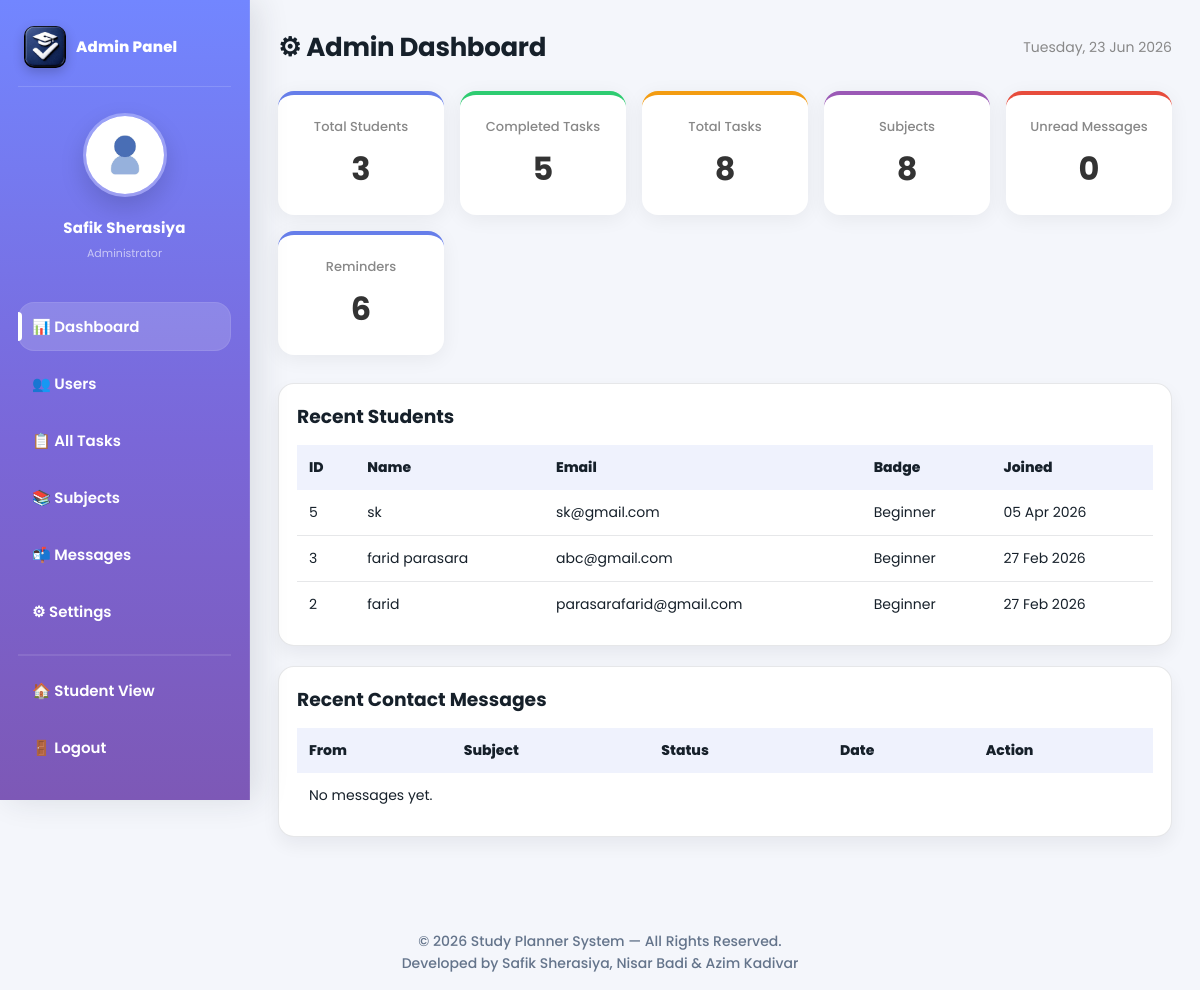
/admin/index.php (signed in), run on the app's committed database.
### tables this page shows
CREATE TABLE `users` (
  `id` int(11) NOT NULL,
  `name` varchar(100) NOT NULL,
  `email` varchar(100) NOT NULL,
  `password` varchar(255) NOT NULL,
  `created_at` timestamp NOT NULL DEFAULT current_timestamp(),
  `phone` varchar(20) DEFAULT NULL,
  `profile_pic` varchar(255) DEFAULT NULL,
  `points` int(11) NOT NULL DEFAULT 0,
  `badge` varchar(50) DEFAULT 'Beginner'
);

### admin/index.php (the view, shortened to what this page needs)
<?php include("admin_auth.php"); include("../mailer.php"); ?>
<?php
$stats = [];
foreach ([
    'total_users'    => "SELECT COUNT(*) c FROM users WHERE is_admin=0",
    'total_tasks'    => "SELECT COUNT(*) c FROM tasks",
    'completed'      => "SELECT COUNT(*) c FROM tasks WHERE status='completed'",
    'total_subjects' => "SELECT COUNT(*) c FROM subjects",
    'unread_msgs'    => "SELECT COUNT(*) c FROM contact_messages WHERE status='unread'",
    'total_reminders'=> "SELECT COUNT(*) c FROM reminders",
] as $key => $sql) {
    $r = $conn->query($sql);
    $stats[$key] = $r ? (int)$r->fetch_assoc()['c'] : 0;
}
$recentUsers = $conn->query("SELECT id, name, email, created_at, badge FROM users WHERE is_admin=0 ORDER BY id DESC LIMIT 5");
$recentMsgs  = $conn->query("SELECT id, name, subject, status, created_at FROM contact_messages ORDER BY id DESC LIMIT 5");
?>
<!DOCTYPE html>
<html lang="en">
<head>
<link rel="stylesheet" href="../css/style.css">
</head>
<body class="dashboard-page">
<?php include("sidebar.php"); ?>
<div class="main">
    <div class="admin-header">
        <h1>⚙ Admin Dashboard</h1>
        <span style="color:#888;font-size:14px;"><?php echo date("l, d M Y"); ?></span>
    </div>
    <div class="stat-cards">
        <div class="stat-card"><h3>Total Students</h3><p><?php echo $stats['total_users']; ?></p></div>
        <div class="stat-card green"><h3>Completed Tasks</h3><p><?php echo $stats['completed']; ?></p></div>
        <div class="stat-card orange"><h3>Total Tasks</h3><p><?php echo $stats['total_tasks']; ?></p></div>
        <div class="stat-card purple"><h3>Subjects</h3><p><?php echo $stats['total_subjects']; ?></p></div>
        <div class="stat-card red"><h3>Unread Messages</h3><p class="<?php echo $stats['unread_msgs'] > 0 ? 'unread' : ''; ?>"><?php echo $stats['unread_msgs']; ?></p></div>
        <div class="stat-card"><h3>Reminders</h3><p><?php echo $stats['total_reminders']; ?></p></div>
    </div>
    <div class="table-box">
        <h3 style="margin-bottom:14px;">Recent Students</h3>
        <table>
            <tr><th>ID</th><th>Name</th><th>Email</th><th>Badge</th><th>Joined</th></tr>
            <?php if ($recentUsers && $recentUsers->num_rows > 0):
                while ($u = $recentUsers->fetch_assoc()): ?>
                <tr>
                    <td><?php echo $u['id']; ?></td>
                    <td><?php echo htmlspecialchars($u['name']); ?></td>
                    <td><?php echo htmlspecialchars($u['email']); ?></td>
                    <td><?php echo htmlspecialchars($u['badge']); ?></td>
                    <td><?php echo date("d M Y", strtotime($u['created_at'])); ?></td>
                </tr>
            <?php endwhile; else: ?>
                <tr><td colspan="5">No students yet.</td></tr>
            <?php endif; ?>
        </table>
    </div>
    <div class="table-box" style="margin-top:20px;">
        <h3 style="margin-bottom:14px;">Recent Contact Messages
        </h3>
        <table>
            <tr><th>From</th><th>Subject</th><th>Status</th><th>Date</th><th>Action</th></tr>
            <?php if ($recentMsgs && $recentMsgs->num_rows > 0):
                while ($m = $recentMsgs->fetch_assoc()): ?>
                <tr>
                    <td><?php echo htmlspecialchars($m['name']); ?></td>
                    <td><?php echo htmlspecialchars($m['subject']); ?></td>
                    <td><span class="status <?php echo $m['status'] === 'unread' ? 'pending' : 'completed'; ?>"><?php echo ucfirst($m['status']); ?></span></td>
                    <td><?php echo date("d M Y", strtotime($m['created_at'])); ?></td>
                    <td><a href="messages.php?view=<?php echo $m['id']; ?>" class="btn" style="padding:4px 12px;font-size:12px;">View</a></td>
                </tr>
            <?php endwhile; else: ?>
                <tr><td colspan="5">No messages yet.</td></tr>
            <?php endif; ?>
        </table>
    </div>
</div>
<?php include("../footer.php"); ?>
</body>
</html>

### css/style.css (style rules this page uses)
:root { --bg: #f4f6fb; --text: #16202a; --muted: #64748b; --card: #ffffff; --border: rgba(15,23,42,0.10); --tableHead: rgba(102,126,234,0.10); --primary1: #667eea; --primary2: #764ba2; --shadow-sm: 0 8px 18px rgba(15,23,42,0.06); --shadow-md: 0 14px 30px rgba(15,23,42,0.10); --radius: 16px; --radius-lg: 22px; --ring: 0 0 0 4px rgba(102,126,234,0.18); --sidebarW: 250px; }
*, *::before, *::after { margin: 0; padding: 0; box-sizing: border-box; font-family: "Poppins", system-ui, -apple-system, Segoe UI, Roboto, Arial, sans-serif; }
* { scrollbar-width: none; -ms-overflow-style: none; }
html, body { height: 100%; overflow-x: hidden; }
body { background: var(--bg); color: var(--text); }
h1 { font-size: 26px; letter-spacing: -0.3px; color: var(--text); }
.main { margin-left: var(--sidebarW); padding: 28px; }
.table-box { background: var(--card); border: 1px solid var(--border); padding: 18px; border-radius: var(--radius); box-shadow: var(--shadow-sm); margin-bottom: 20px; overflow-x: auto; }
table { width: 100%; border-collapse: collapse; min-width: 400px; }
table th, table td { padding: 12px; font-size: 14px; text-align: left; }
table th { background: var(--tableHead); color: var(--text); font-weight: 800; }
table td { color: var(--text); }
table tr:not(:last-child) td { border-bottom: 1px solid var(--border); }
.stat-cards { display: grid; grid-template-columns: repeat(auto-fit,minmax(160px,1fr)); gap: 16px; margin-bottom: 28px; }
.stat-card { background: var(--card); border-radius: 16px; padding: 22px 18px; box-shadow: var(--shadow-sm); text-align: center; border-top: 4px solid var(--primary1); }
.stat-card h3 { font-size: 13px; color: var(--muted); margin: 0 0 8px; font-weight: 500; }
.stat-card p { font-size: 32px; font-weight: 700; margin: 0; color: var(--text); }
.stat-card.red { border-top-color: #e74c3c; }
.stat-card.green { border-top-color: #2ecc71; }
.stat-card.orange { border-top-color: #f39c12; }
.stat-card.purple { border-top-color: #9b59b6; }

### admin/index.php (style rules this page uses)
.admin-header { display:flex; align-items:center; justify-content:space-between; margin-bottom:24px; flex-wrap:wrap; gap:12px; }
.admin-header h1 { margin:0; }
.stat-cards { display:grid; grid-template-columns:repeat(auto-fit,minmax(160px,1fr)); gap:16px; margin-bottom:28px; }
.stat-card { background:#fff; border-radius:16px; padding:22px 18px; box-shadow:0 4px 20px rgba(0,0,0,0.06); text-align:center; border-top:4px solid #667eea; }
.stat-card h3 { font-size:13px; color:#888; margin:0 0 8px; font-weight:500; }
.stat-card p { font-size:32px; font-weight:700; margin:0; color:#333; }
.stat-card.red { border-top-color:#e74c3c; }
.stat-card.green { border-top-color:#2ecc71; }
.stat-card.orange { border-top-color:#f39c12; }
.stat-card.purple { border-top-color:#9b59b6; }

### data on the page
users: id "5", name "sk", email "sk@gmail.com", badge "Beginner", created_at "05 Apr 2026"
users: id "3", name "farid parasara", email "abc@gmail.com", badge "Beginner", created_at "27 Feb 2026"
users: id "2", name "farid", email "parasarafarid@gmail.com", badge "Beginner", created_at "27 Feb 2026"

### other printed values
$admin_name "Safik Sherasiya"
$stats['total_users'] "3"
$stats['completed'] "5"
$stats['total_tasks'] "8"
$stats['total_subjects'] "8"
$stats['unread_msgs'] "0"
$stats['total_reminders'] "6"
